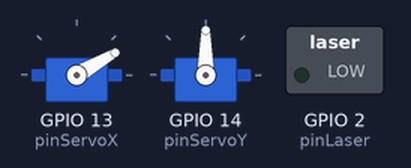
Simulated run of this sketch. Board: ESP32. Shown: 2 × servo, switched loads named in the sketch (green lamp = pin HIGH). What the sketch prints to the serial monitor is not drawn.

Above: at 0.05 s.
At 2.05 s:
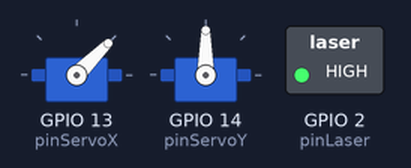
At 3.5 s:
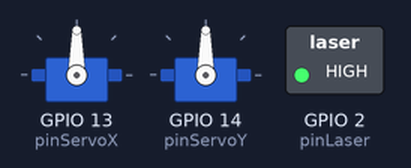
At 7.0 s:
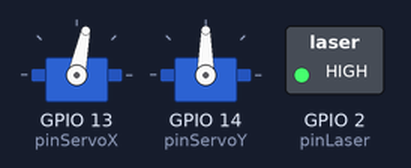
Timing chart, 0 to 8.1 s (numbered marks = the images above):
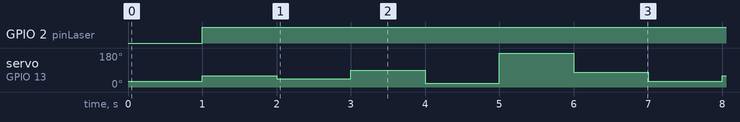

Measured:
- by itself, GPIO 2 (pinLaser): LOW → HIGH at 1.0 s
- by itself, servo on GPIO 13 (pinServoX): repeats every 7.0 s: 45° 1.0 s, 90° 1.0 s, 20° 1.0 s, 180° 1.0 s, 78° 1.0 s, 30° 1.0 s, 60° 1.0 s

The sketch:

turret.ino
```cpp
#include <ESP32Servo.h>

Servo servoX; // 180 Degree Standard
Servo servoY; // 360 Degree Continuous

// --- PINS ---
const int pinServoX = 13;
const int pinServoY = 14;
const int pinJoyX   = 32; // Analog Pin
const int pinJoyY   = 33; // Analog Pin
const int pinJoySW  = 27; // Switch Pin (Digital)
const int pinLaser = 2;

// --- SETTINGS X (180 Deg) ---
int posX = 90;           // Start at center
const int stepAngle = 2; // Speed of movement

// --- SETTINGS Y (360 Deg) ---
const int Y_STOP = 90;       // Stop Value (Calibrate if drifting)
const int Y_SPEED_FWD = 95;  // Speed Up
const int Y_SPEED_REV = 85;  // Speed Down

// --- TIMING ---
unsigned long lastUpdate = 0;
const int updateInterval = 20; // 50Hz update rate

void setup() {
  Serial.begin(115200);

  // Configure the button with internal pull-up resistor
  // This means the pin reads HIGH when open, and LOW when pressed.
  pinMode(pinJoySW, INPUT_PULLUP);
  pinMode(pinLaser, OUTPUT);

  ESP32PWM::allocateTimer(0);
  ESP32PWM::allocateTimer(1);
  ESP32PWM::allocateTimer(2);
  ESP32PWM::allocateTimer(3);

  servoX.setPeriodHertz(50);
  servoY.setPeriodHertz(50);

  servoX.attach(pinServoX, 500, 2500);
  servoY.attach(pinServoY, 500, 2500);

  // Initial Home Position
  servoX.write(posX);
  servoY.write(Y_STOP);

  Serial.println("--- System Ready ---");
}

int pozitie[100] = {30,60, 45, 90, 20, 180, 78};

void loop() {
  for(int i=0;i<=6;i++)
  {
    servoX.write(pozitie[i]);
    delay(1000);
    digitalWrite(pinLaser, 1);
  }


}
```
